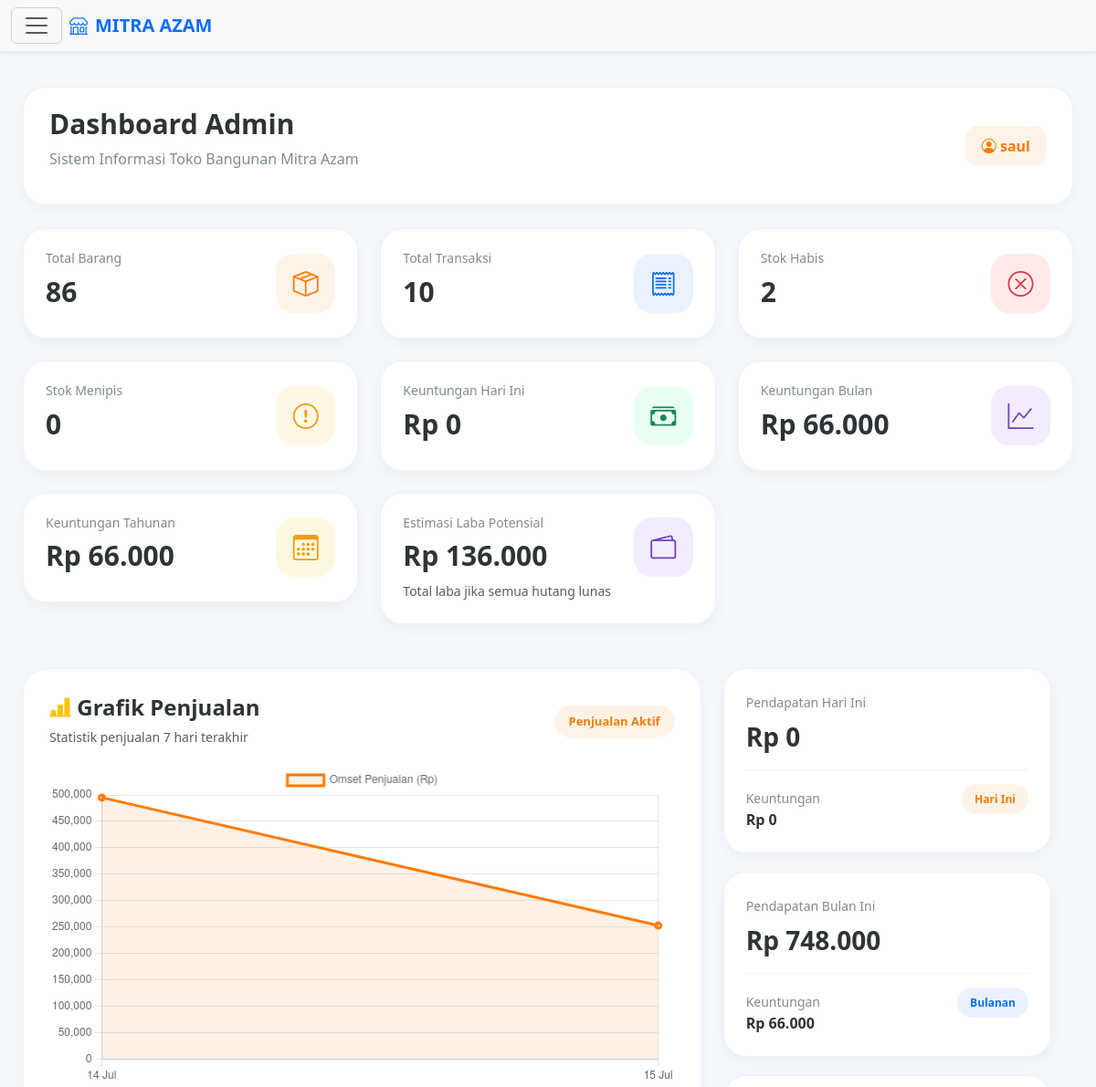
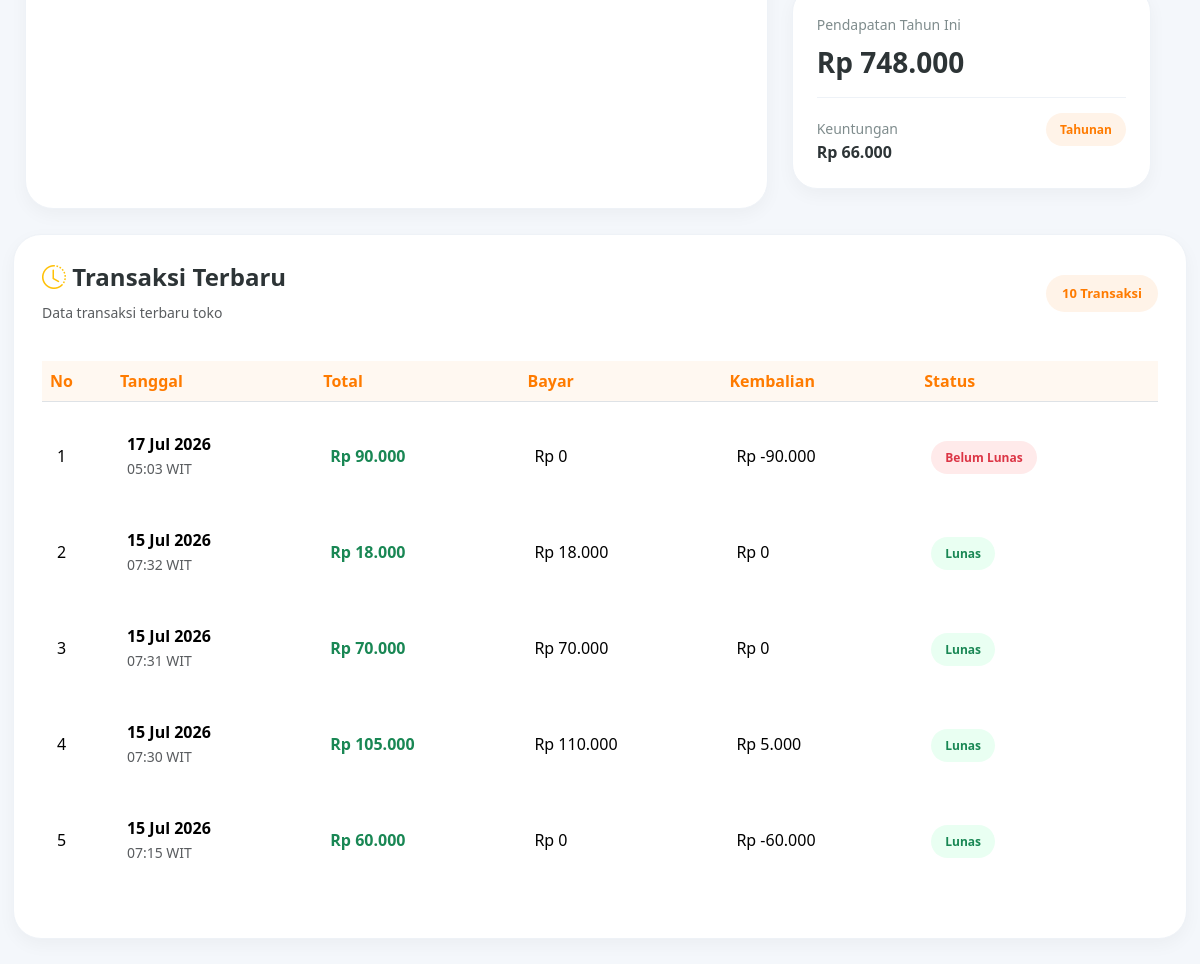
Page /admin/dashboard.php (signed in) on the committed database (2 pictures, top to bottom).
### tables this page shows
CREATE TABLE `penjualan` (
  `id_penjualan` int(11) NOT NULL AUTO_INCREMENT,
  `tanggal` datetime NOT NULL,
  `total_harga` int(11) NOT NULL,
  `bayar` int(11) NOT NULL,
  `metode_pembayaran` varchar(50) DEFAULT NULL,
  `referensi` varchar(100) DEFAULT NULL,
  `bukti_pembayaran` varchar(255) DEFAULT NULL,
  `kasir` int(11) DEFAULT NULL,
  `nama_kasir` varchar(100) DEFAULT NULL,
  `id_customer` int(11) DEFAULT NULL,
  `kembali` int(11) NOT NULL,
  `nama_customer` varchar(100) DEFAULT NULL,
  `jatuh_tempo` date DEFAULT NULL,
  `status_pembayaran` enum('Lunas','Belum Lunas') NOT NULL,
  `metode_pelunasan` varchar(30) DEFAULT NULL,
  `tanggal_pelunasan` datetime DEFAULT NULL,
  `bukti_pelunasan` varchar(255) DEFAULT NULL,
  `keuntungan` int(11) NOT NULL,
  `panjang` decimal(10,0) NOT NULL,
  `lebar` decimal(10,0) NOT NULL,
  `id_user` int(11) NOT NULL,
  PRIMARY KEY (`id_penjualan`)
);

### admin/dashboard.php (the view, shortened to what this page needs)
<?php
require_once '../config/koneksi.php';
$queryGlobalSetting = mysqli_query($conn, "SELECT tema FROM setting LIMIT 1");
$globalSetting = mysqli_fetch_assoc($queryGlobalSetting);
$tema_sistem = $globalSetting['tema'] ?? 'light';
$q_barang = mysqli_query(
    $conn,
    "SELECT COUNT(*) AS total FROM barang"
);
$d_barang = mysqli_fetch_assoc($q_barang);
$total_barang = $d_barang['total'] ?? 0;
$q_stok = mysqli_query(
    $conn,
    "SELECT COUNT(*) AS total
     FROM barang
     WHERE stok > 0
     AND stok <= stok_minimum"
);
$d_stok = mysqli_fetch_assoc($q_stok);
$stok_menipis = $d_stok['total'] ?? 0;
$q_habis = mysqli_query(
    $conn,
    "SELECT COUNT(*) AS total
     FROM barang
     WHERE stok <= 0"
);
$d_habis = mysqli_fetch_assoc($q_habis);
$stok_habis = $d_habis['total'] ?? 0;
$q_transaksi = mysqli_query(
    $conn,
    "SELECT COUNT(*) AS total
     FROM penjualan"
);
$d_transaksi = mysqli_fetch_assoc($q_transaksi);
$total_transaksi = $d_transaksi['total'] ?? 0;
$q_hari_ini = mysqli_query(
    $conn,
    "SELECT
    SUM(total_harga) AS total,
    SUM(keuntungan) AS keuntungan
    FROM penjualan
    WHERE DATE(tanggal) = CURDATE()
    AND status_pembayaran = 'Lunas'"
);
$d_hari_ini = mysqli_fetch_assoc($q_hari_ini);
$pendapatan_hari_ini = $d_hari_ini['total'] ?? 0;
$keuntungan_hari_ini = $d_hari_ini['keuntungan'] ?? 0;
$q_bulan = mysqli_query(
    $conn,
    "SELECT
    SUM(total_harga) AS total,
    SUM(keuntungan) AS keuntungan
    FROM penjualan
    WHERE MONTH(tanggal) = MONTH(CURDATE())
    AND YEAR(tanggal) = YEAR(CURDATE())
    AND status_pembayaran = 'Lunas'"
);
$d_bulan = mysqli_fetch_assoc($q_bulan);
$pendapatan_bulan = $d_bulan['total'] ?? 0;
$keuntungan_bulan = $d_bulan['keuntungan'] ?? 0;
$q_tahun = mysqli_query(
    $conn,
    "SELECT
        SUM(total_harga) AS total,
        SUM(keuntungan) AS keuntungan
     FROM penjualan
     WHERE YEAR(tanggal) = YEAR(CURDATE())
     AND status_pembayaran = 'Lunas'"
);
$d_tahun = mysqli_fetch_assoc($q_tahun);
$pendapatan_tahun = $d_tahun['total'] ?? 0;
$keuntungan_tahun = $d_tahun['keuntungan'] ?? 0;
$q_potensial = mysqli_query(
    $conn,
    "SELECT SUM(keuntungan) AS total_potensial
     FROM penjualan"
);
$d_potensial = mysqli_fetch_assoc($q_potensial);
$laba_potensial = $d_potensial['total_potensial'] ?? 0;
$transaksi = mysqli_query(
    $conn,
    "SELECT *
    FROM penjualan
    ORDER BY id_penjualan DESC
    LIMIT 5"
);
$grafik = mysqli_query(
    $conn,
    "SELECT
    DATE(tanggal) AS tgl,
    SUM(total_harga) AS total
    FROM penjualan
    WHERE status_pembayaran = 'Lunas'
    GROUP BY DATE(tanggal)
    ORDER BY DATE(tanggal) ASC
    LIMIT 7"
);
$label_grafik = [];
$data_grafik  = [];
while($g = mysqli_fetch_assoc($grafik)){
    $label_grafik[] = date(
        'd M',
        strtotime($g['tgl'])
    );
    $data_grafik[] = (int)$g['total'];
}
?>
<!DOCTYPE html>
<html lang="id">
<head>
    <link href="https://cdn.jsdelivr.net/npm/bootstrap@5.3.3/dist/css/bootstrap.min.css" rel="stylesheet">
    <link rel="stylesheet" href="https://cdn.jsdelivr.net/npm/bootstrap-icons@1.11.3/font/bootstrap-icons.min.css">
</head>
<body class="<?= $tema_sistem == 'dark' ? 'dark-theme' : ''; ?>">
<nav class="navbar fixed-top shadow-sm <?= $tema_sistem == 'dark' ? 'navbar-dark bg-dark' : 'bg-body-tertiary'; ?>">
  <div class="container-fluid">
    <button class="navbar-toggler" type="button" data-bs-toggle="offcanvas" data-bs-target="#offcanvasNavbar" aria-controls="offcanvasNavbar">
      <span class="navbar-toggler-icon"></span>
    </button>
    <a class="navbar-brand d-flex align-items-center me-auto ms-2 fw-bold text-primary" href="dashboard.php">
      <i class="bi bi-shop me-2"></i> MITRA AZAM
    </a>
  </div>
</nav>
<div class="content">
    <div class="topbar">
        <div>
            <h2>Dashboard Admin</h2>
            <p>Sistem Informasi Toko Bangunan Mitra Azam</p>
        </div>
        <div class="profile-admin">
            <i class="bi bi-person-circle"></i>
            <?= htmlspecialchars($_SESSION['nama'] ?? 'Admin'); ?>
        </div>
    </div>
    <div class="row g-4">
        <div class="col-md-6 col-lg-4">
            <a href="barang.php" class="dashboard-card">
                <div class="card-flex">
                    <div>
                        <h6>Total Barang</h6>
                        <h3><?= $total_barang; ?></h3>
                    </div>
                    <div class="icon-box orange"><i class="bi bi-box-seam"></i></div>
                </div>
            </a>
        </div>
        <div class="col-md-6 col-lg-4">
            <a href="laporan.php" class="dashboard-card">
                <div class="card-flex">
                    <div>
                        <h6>Total Transaksi</h6>
                        <h3><?= $total_transaksi; ?></h3>
                    </div>
                    <div class="icon-box blue"><i class="bi bi-receipt"></i></div>
                </div>
            </a>
        </div>
        <div class="col-md-6 col-lg-4">
            <a href="barang.php?filter=habis" class="dashboard-card">
                <div class="card-flex">
                    <div>
                        <h6>Stok Habis</h6>
                        <h3><?= $stok_habis; ?></h3>
                    </div>
                    <div class="icon-box red"><i class="bi bi-x-circle"></i></div>
                </div>
            </a>
        </div>
        <div class="col-md-6 col-lg-4">
            <a href="barang.php?filter=menipis" class="dashboard-card">
                <div class="card-flex">
                    <div>
                        <h6>Stok Menipis</h6>
                        <h3><?= $stok_menipis; ?></h3>
                    </div>
                    <div class="icon-box yellow"><i class="bi bi-exclamation-circle"></i></div>
                </div>
            </a>
        </div>
        <div class="col-md-6 col-lg-4">
            <div class="dashboard-card">
                <div class="card-flex">
                    <div>
                        <h6>Keuntungan Hari Ini</h6>
                        <h3>Rp <?= number_format($keuntungan_hari_ini,0,',','.'); ?></h3>
                    </div>
                    <div class="icon-box green"><i class="bi bi-cash-stack"></i></div>
                </div>
            </div>
        </div>
        <div class="col-md-6 col-lg-4">
            <div class="dashboard-card">
                <div class="card-flex">
                    <div>
                        <h6>Keuntungan Bulan</h6>
                        <h3>Rp <?= number_format($keuntungan_bulan,0,',','.'); ?></h3>
                    </div>
                    <div class="icon-box purple"><i class="bi bi-graph-up"></i></div>
                </div>
            </div>
        </div>
        <div class="col-md-6 col-lg-4">
            <div class="dashboard-card">
                <div class="card-flex">
                    <div>
                        <h6>Keuntungan Tahunan</h6>
                        <h3>Rp <?= number_format($keuntungan_tahun,0,',','.'); ?></h3>
                    </div>
                    <div class="icon-box gold"><i class="bi bi-calendar3"></i></div>
                </div>
            </div>
        </div>
        <div class="col-md-6 col-lg-4">
            <div class="dashboard-card">
                <div class="card-flex">
                    <div>
                        <h6>Estimasi Laba Potensial</h6>
                        <h3>Rp <?= number_format($laba_potensial, 0, ',', '.'); ?></h3>
                    </div>
                    <div class="icon-box purple"><i class="bi bi-wallet2"></i></div>
                </div>
                <small class="text-muted">Total laba jika semua hutang lunas</small>
            </div>
        </div>
    <div class="row mt-4 g-4">
        <div class="col-lg-8">
            <div class="chart-box">
                <div class="chart-header">
                    <div>
                        <h4><i class="bi bi-bar-chart-line-fill text-warning"></i> Grafik Penjualan</h4>
                        <small class="text-muted">Statistik penjualan 7 hari terakhir</small>
                    </div>
                    <div class="chart-badge">Penjualan Aktif</div>
                </div>
                <div class="chart-container">
                    <canvas id="grafikPenjualan"></canvas>
                </div>
            </div>
        </div>
        <div class="col-lg-4">
            <div class="income-card">
                <small>Pendapatan Hari Ini</small>
                <h4>Rp <?= number_format($pendapatan_hari_ini,0,',','.'); ?></h4>
                <div class="income-footer">
                    <div>
                        <small>Keuntungan</small>
                        <div class="fw-bold">Rp <?= number_format($keuntungan_hari_ini,0,',','.'); ?></div>
                    </div>
                    <div><span class="income-tag tag-orange">Hari Ini</span></div>
                </div>
            </div>
            <div class="income-card">
                <small>Pendapatan Bulan Ini</small>
                <h4>Rp <?= number_format($pendapatan_bulan,0,',','.'); ?></h4>
                <div class="income-footer">
                    <div>
                        <small>Keuntungan</small>
                        <div class="fw-bold">Rp <?= number_format($keuntungan_bulan,0,',','.'); ?></div>
                    </div>
                    <div><span class="income-tag tag-blue">Bulanan</span></div>
                </div>
            </div>
            <div class="income-card">
                <small>Pendapatan Tahun Ini</small>
                <h4>Rp <?= number_format($pendapatan_tahun,0,',','.'); ?></h4>
                <div class="income-footer">
                    <div>
                        <small>Keuntungan</small>
                        <div class="fw-bold">Rp <?= number_format($keuntungan_tahun,0,',','.'); ?></div>
                    </div>
                    <div><span class="income-tag tag-orange">Tahunan</span></div>
                </div>
            </div>
        </div>
    </div>
    <div class="transaction-box">
        <div class="transaction-header">
            <div>
                <h4><i class="bi bi-clock-history text-warning"></i> Transaksi Terbaru</h4>
                <small class="text-muted">Data transaksi terbaru toko</small>
            </div>
            <div class="transaction-count"><?= $total_transaksi; ?> Transaksi</div>
        </div>
        <div class="table-responsive">
            <table class="table align-middle">
                <thead>
                    <tr>
                        <th>No</th>
                        <th>Tanggal</th>
                        <th>Total</th>
                        <th>Bayar</th>
                        <th>Kembalian</th>
                        <th>Status</th>
                    </tr>
                </thead>
                <tbody>
                <?php
                $no = 1;
                while($t = mysqli_fetch_assoc($transaksi)):
                    $is_lunas = (isset($t['status_pembayaran']) && $t['status_pembayaran'] == 'Lunas');
                    $status_badge = $is_lunas ? 'lunas' : 'hutang';
                    $status_text  = $is_lunas ? 'Lunas' : 'Belum Lunas';
                ?>
                <tr>
                    <td><?= $no++; ?></td>
                    <td>
                        <div class="fw-bold"><?= date('d M Y', strtotime($t['tanggal'])); ?></div>
                        <small class="text-muted"><?= date('H:i', strtotime($t['tanggal'])); ?> WIT</small>
                    </td>
                    <td class="fw-bold text-success">Rp <?= number_format($t['total_harga'],0,',','.'); ?></td>
                    <td>Rp <?= number_format($t['bayar'],0,',','.'); ?></td>
                    <td>Rp <?= number_format(($t['bayar'] - $t['total_harga']),0,',','.'); ?></td>
                    <td><span class="status <?= $status_badge; ?>"><?= $status_text; ?></span></td>
                </tr>
                <?php endwhile; ?>
                </tbody>
            </table>
        </div>
    </div>
</div>
<script>
    // Integrasi Grafik Chart.js
    const ctx = document.getElementById('grafikPenjualan').getContext('2d');
    new Chart(ctx, {
        type: 'line',
        data: {
            labels: <?= json_encode($label_grafik); ?>,
            datasets: [{
                label: 'Omset Penjualan (Rp)',
                data: <?= json_encode($data_grafik); ?>,
                borderColor: '#ff7b00',
                backgroundColor: 'rgba(255, 123, 0, 0.1)',
                borderWidth: 3,
                fill: true,
                tension: 0.3
            }]
        },
        options: {
            responsive: true,
            maintainAspectRatio: false,
            scales: {
                y: { beginAtZero: true }
            }
        }
    });
</script>
</body>
</html>

### rows in the picture
penjualan: tanggal "17 Jul 2026", tanggal "05:03", total_harga "90.000", bayar "0", $t['bayar'] - $t['total_harga'] "-90.000", status_pembayaran "Belum Lunas"
penjualan: tanggal "15 Jul 2026", tanggal "07:32", total_harga "18.000", bayar "18.000", $t['bayar'] - $t['total_harga'] "0", status_pembayaran "Lunas"
penjualan: tanggal "15 Jul 2026", tanggal "07:31", total_harga "70.000", bayar "70.000", $t['bayar'] - $t['total_harga'] "0", status_pembayaran "Lunas"
penjualan: tanggal "15 Jul 2026", tanggal "07:30", total_harga "105.000", bayar "110.000", $t['bayar'] - $t['total_harga'] "5.000", status_pembayaran "Lunas"
penjualan: tanggal "15 Jul 2026", tanggal "07:15", total_harga "60.000", bayar "0", $t['bayar'] - $t['total_harga'] "-60.000", status_pembayaran "Lunas"

### other values in the picture
$_SESSION['nama'] "saul"
$total_barang "86"
$total_transaksi "10"
$stok_habis "2"
$stok_menipis "0"
$keuntungan_hari_ini "0"
$keuntungan_bulan "66.000"
$keuntungan_tahun "66.000"
$laba_potensial "136.000"
$pendapatan_hari_ini "0"
$pendapatan_bulan "748.000"
$pendapatan_tahun "748.000"
chart data {{ json_encode($data_grafik) }} [495000,253000]
